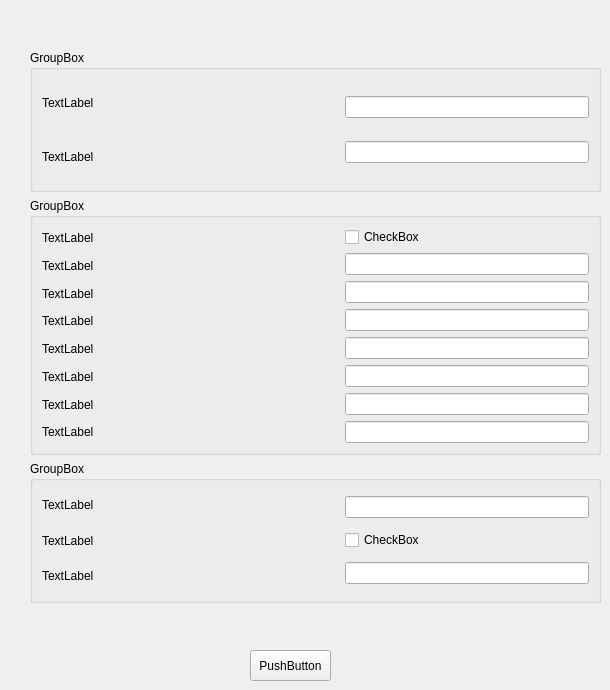
     <widget class="QWidget" name="tab_lan">
      <attribute name="title">
       <string>Tab 2</string>
      </attribute>
      <widget class="QPushButton" name="pushButton_apply">
       <property name="geometry">
        <rect>
         <x>250</x>
         <y>650</y>
         <width>81</width>
         <height>31</height>
        </rect>
       </property>
       <property name="text">
        <string>PushButton</string>
       </property>
      </widget>
      <widget class="QWidget" name="layoutWidget">
       <property name="geometry">
        <rect>
         <x>30</x>
         <y>50</y>
         <width>571</width>
         <height>553</height>
        </rect>
       </property>
       <layout class="QVBoxLayout" name="verticalLayout_10">
        <item>
         <widget class="QGroupBox" name="groupBox_lan">
          <property name="title">
           <string>GroupBox</string>
          </property>
          <layout class="QHBoxLayout" name="horizontalLayout_3">
           <item>
            <layout class="QHBoxLayout" name="horizontalLayout_2">
             <item>
              <layout class="QVBoxLayout" name="verticalLayout">
               <item>
                <widget class="QLabel" name="label_gtw">
                 <property name="text">
                  <string>TextLabel</string>
                 </property>
                </widget>
               </item>
               <item>
                <widget class="QLabel" name="label_dns">
                 <property name="text">
                  <string>TextLabel</string>
                 </property>
                </widget>
               </item>
              </layout>
             </item>
             <item>
              <layout class="QVBoxLayout" name="verticalLayout_8">
               <item>
                <spacer name="horizontalSpacer">
                 <property name="orientation">
                  <enum>Qt::Horizontal</enum>
                 </property>
                 <property name="sizeHint" stdset="0">
                  <size>
                   <width>40</width>
                   <height>20</height>
                  </size>
                 </property>
                </spacer>
               </item>
               <item>
                <spacer name="horizontalSpacer_2">
                 <property name="orientation">
                  <enum>Qt::Horizontal</enum>
                 </property>
                 <property name="sizeHint" stdset="0">
                  <size>
                   <width>48</width>
                   <height>17</height>
                  </size>
                 </property>
                </spacer>
               </item>
              </layout>
             </item>
             <item>
              <layout class="QVBoxLayout" name="verticalLayout_9">
               <item>
                <widget class="QLineEdit" name="lineEdit"/>
               </item>
               <item>
                <widget class="QLineEdit" name="lineEdit_2"/>
               </item>
              </layout>
             </item>
            </layout>
           </item>
          </layout>
         </widget>
        </item>
        <item>
         <widget class="QGroupBox" name="groupBox_dhcp">
          <property name="title">
           <string>GroupBox</string>
          </property>
          <layout class="QHBoxLayout" name="horizontalLayout_7">
           <item>
            <layout class="QHBoxLayout" name="horizontalLayout_6">
             <item>
              <layout class="QVBoxLayout" name="verticalLayout_2">
               <item>
                <widget class="QLabel" name="label_enabledhcp">
                 <property name="text">
                  <string>TextLabel</string>
                 </property>
                </widget>
               </item>
               <item>
                <widget class="QLabel" name="label_startingip">
                 <property name="text">
                  <string>TextLabel</string>
                 </property>
                </widget>
               </item>
               <item>
                <widget class="QLabel" name="label_endingip">
                 <property name="text">
                  <string>TextLabel</string>
                 </property>
                </widget>
               </item>
               <item>
                <widget class="QLabel" name="label_netmask">
                 <property name="text">
                  <string>TextLabel</string>
                 </property>
                </widget>
               </item>
               <item>
                <widget class="QLabel" name="label_gateway">
                 <property name="text">
                  <string>TextLabel</string>
                 </property>
                </widget>
               </item>
               <item>
                <widget class="QLabel" name="label_primaryDNSip">
                 <property name="text">
                  <string>TextLabel</string>
                 </property>
                </widget>
               </item>
               <item>
                <widget class="QLabel" name="label_secondaryDNSip">
                 <property name="text">
                  <string>TextLabel</string>
                 </property>
                </widget>
               </item>
               <item>
                <widget class="QLabel" name="label_leasetime">
                 <property name="text">
                  <string>TextLabel</string>
                 </property>
                </widget>
               </item>
              </layout>
             </item>
             <item>
              <layout class="QVBoxLayout" name="verticalLayout_3">
               <item>
                <spacer name="horizontalSpacer_dhcp">
                 <property name="orientation">
                  <enum>Qt::Horizontal</enum>
                 </property>
                 <property name="sizeHint" stdset="0">
                  <size>
                   <width>40</width>
                   <height>20</height>
                  </size>
                 </property>
                </spacer>
               </item>
               <item>
                <spacer name="horizontalSpacer_startingip">
                 <property name="orientation">
                  <enum>Qt::Horizontal</enum>
                 </property>
                 <property name="sizeHint" stdset="0">
                  <size>
                   <width>40</width>
                   <height>20</height>
                  </size>
                 </property>
                </spacer>
               </item>
               <item>
                <spacer name="horizontalSpacer_endingip">
                 <property name="orientation">
                  <enum>Qt::Horizontal</enum>
                 </property>
                 <property name="sizeHint" stdset="0">
                  <size>
                   <width>40</width>
                   <height>20</height>
                  </size>
                 </property>
                </spacer>
               </item>
               <item>
                <spacer name="horizontalSpacer_netmask">
                 <property name="orientation">
                  <enum>Qt::Horizontal</enum>
                 </property>
                 <property name="sizeHint" stdset="0">
                  <size>
                   <width>40</width>
                   <height>20</height>
                  </size>
                 </property>
                </spacer>
               </item>
               <item>
                <spacer name="horizontalSpacer_gateway">
                 <property name="orientation">
                  <enum>Qt::Horizontal</enum>
                 </property>
                 <property name="sizeHint" stdset="0">
                  <size>
                   <width>40</width>
                   <height>20</height>
                  </size>
                 </property>
                </spacer>
               </item>
               <item>
                <spacer name="horizontalSpacer_primarydnsip">
                 <property name="orientation">
                  <enum>Qt::Horizontal</enum>
                 </property>
                 <property name="sizeHint" stdset="0">
                  <size>
                   <width>40</width>
                   <height>20</height>
                  </size>
                 </property>
                </spacer>
               </item>
               <item>
                <spacer name="horizontalSpacer_secondarydnsip">
                 <property name="orientation">
                  <enum>Qt::Horizontal</enum>
                 </property>
                 <property name="sizeHint" stdset="0">
                  <size>
                   <width>40</width>
                   <height>20</height>
                  </size>
                 </property>
                </spacer>
               </item>
               <item>
                <spacer name="horizontalSpacer_leasetime">
                 <property name="orientation">
                  <enum>Qt::Horizontal</enum>
                 </property>
                 <property name="sizeHint" stdset="0">
                  <size>
                   <width>40</width>
                   <height>20</height>
                  </size>
                 </property>
                </spacer>
               </item>
              </layout>
             </item>
             <item>
              <layout class="QVBoxLayout" name="verticalLayout_4">
               <item>
                <widget class="QCheckBox" name="checkBox">
                 <property name="text">
                  <string>CheckBox</string>
                 </property>
                </widget>
               </item>
               <item>
                <widget class="QLineEdit" name="lineEdit_startingIP"/>
               </item>
               <item>
                <widget class="QLineEdit" name="lineEdit_endingIP"/>
               </item>
               <item>
                <widget class="QLineEdit" name="lineEdit_netmask"/>
               </item>
               <item>
                <widget class="QLineEdit" name="lineEdit_gateway"/>
               </item>
               <item>
                <widget class="QLineEdit" name="lineEdit_primaryDNSIP"/>
               </item>
               <item>
                <widget class="QLineEdit" name="lineEdit_secondaryDNSIP"/>
               </item>
               <item>
                <widget class="QLineEdit" name="lineEdit_leasetime"/>
               </item>
              </layout>
             </item>
            </layout>
           </item>
          </layout>
         </widget>
        </item>
        <item>
         <widget class="QGroupBox" name="groupBox_MACSettings">
          <property name="title">
           <string>GroupBox</string>
          </property>
          <layout class="QHBoxLayout" name="horizontalLayout_9">
           <item>
            <layout class="QHBoxLayout" name="horizontalLayout_8">
             <item>
              <layout class="QVBoxLayout" name="verticalLayout_5">
               <item>
                <widget class="QLabel" name="label_indexofinterface">
                 <property name="text">
                  <string>TextLabel</string>
                 </property>
                </widget>
               </item>
               <item>
                <widget class="QLabel" name="label_enableMACaddresslist">
                 <property name="text">
                  <string>TextLabel</string>
                 </property>
                </widget>
               </item>
               <item>
                <widget class="QLabel" name="label_MACaddresslist">
                 <property name="text">
                  <string>TextLabel</string>
                 </property>
                </widget>
               </item>
              </layout>
             </item>
             <item>
              <layout class="QVBoxLayout" name="verticalLayout_6">
               <item>
                <spacer name="horizontalSpacer_interface">
                 <property name="orientation">
                  <enum>Qt::Horizontal</enum>
                 </property>
                 <property name="sizeHint" stdset="0">
                  <size>
                   <width>40</width>
                   <height>20</height>
                  </size>
                 </property>
                </spacer>
               </item>
               <item>
                <spacer name="horizontalSpacer_enableMAC">
                 <property name="orientation">
                  <enum>Qt::Horizontal</enum>
                 </property>
                 <property name="sizeHint" stdset="0">
                  <size>
                   <width>40</width>
                   <height>20</height>
                  </size>
                 </property>
                </spacer>
               </item>
               <item>
                <spacer name="horizontalSpacer_MACaddresslist">
                 <property name="orientation">
                  <enum>Qt::Horizontal</enum>
                 </property>
                 <property name="sizeHint" stdset="0">
                  <size>
                   <width>40</width>
                   <height>20</height>
                  </size>
                 </property>
                </spacer>
               </item>
              </layout>
             </item>
             <item>
              <layout class="QVBoxLayout" name="verticalLayout_7">
               <item>
                <widget class="QLineEdit" name="lineEdit_indexofinterface"/>
               </item>
               <item>
                <widget class="QCheckBox" name="checkBox_enableMACaddresslist">
                 <property name="text">
                  <string>CheckBox</string>
                 </property>
                </widget>
               </item>
               <item>
                <widget class="QLineEdit" name="lineEdit_MACaddresslist"/>
               </item>
              </layout>
             </item>
            </layout>
           </item>
          </layout>
         </widget>
        </item>
       </layout>
      </widget>
     </widget>
